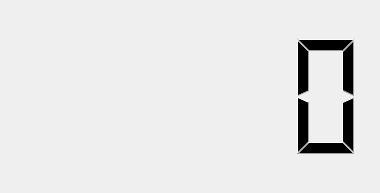
<?xml version="1.0" encoding="UTF-8"?>
<ui version="4.0">
 <class>MainWindow</class>
 <widget class="QMainWindow" name="MainWindow">
  <property name="geometry">
   <rect>
    <x>0</x>
    <y>0</y>
    <width>380</width>
    <height>193</height>
   </rect>
  </property>
  <property name="windowTitle">
   <string>MainWindow</string>
  </property>
  <widget class="QWidget" name="centralWidget">
   <layout class="QHBoxLayout" name="horizontalLayout">
    <item>
     <widget class="QLCDNumber" name="lcdNumber">
      <property name="frameShape">
       <enum>QFrame::NoFrame</enum>
      </property>
     </widget>
    </item>
   </layout>
  </widget>
 </widget>
 <layoutdefault spacing="6" margin="11"/>
 <resources/>
 <connections/>
</ui>
